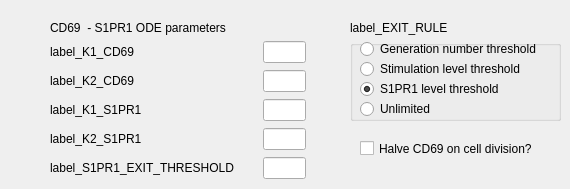
          <widget class="QWidget" name="tab_CD69">
           <attribute name="title">
            <string>CD69 - S1PR1</string>
           </attribute>
           <widget class="QWidget" name="gridLayoutWidget_8">
            <property name="geometry">
             <rect>
              <x>50</x>
              <y>40</y>
              <width>256</width>
              <height>140</height>
             </rect>
            </property>
            <layout class="QGridLayout" name="gridLayout_CD69">
             <item row="0" column="2">
              <widget class="QLineEdit" name="line_K1_CD69">
               <property name="maximumSize">
                <size>
                 <width>60</width>
                 <height>16777215</height>
                </size>
               </property>
               <property name="alignment">
                <set>Qt::AlignRight|Qt::AlignTrailing|Qt::AlignVCenter</set>
               </property>
              </widget>
             </item>
             <item row="1" column="0">
              <widget class="QMyLabel" name="label_K2_CD69">
               <property name="maximumSize">
                <size>
                 <width>120</width>
                 <height>16777215</height>
                </size>
               </property>
               <property name="text">
                <string>label_K2_CD69</string>
               </property>
              </widget>
             </item>
             <item row="1" column="2">
              <widget class="QLineEdit" name="line_K2_CD69">
               <property name="maximumSize">
                <size>
                 <width>60</width>
                 <height>16777215</height>
                </size>
               </property>
               <property name="alignment">
                <set>Qt::AlignRight|Qt::AlignTrailing|Qt::AlignVCenter</set>
               </property>
              </widget>
             </item>
             <item row="2" column="0">
              <widget class="QMyLabel" name="label_K1_S1PR1">
               <property name="maximumSize">
                <size>
                 <width>120</width>
                 <height>16777215</height>
                </size>
               </property>
               <property name="text">
                <string>label_K1_S1PR1</string>
               </property>
              </widget>
             </item>
             <item row="2" column="2">
              <widget class="QLineEdit" name="line_K1_S1PR1">
               <property name="maximumSize">
                <size>
                 <width>60</width>
                 <height>16777215</height>
                </size>
               </property>
               <property name="alignment">
                <set>Qt::AlignRight|Qt::AlignTrailing|Qt::AlignVCenter</set>
               </property>
              </widget>
             </item>
             <item row="3" column="0">
              <widget class="QMyLabel" name="label_K2_S1PR1">
               <property name="maximumSize">
                <size>
                 <width>120</width>
                 <height>16777215</height>
                </size>
               </property>
               <property name="text">
                <string>label_K2_S1PR1</string>
               </property>
              </widget>
             </item>
             <item row="3" column="2">
              <widget class="QLineEdit" name="line_K2_S1PR1">
               <property name="maximumSize">
                <size>
                 <width>60</width>
                 <height>16777215</height>
                </size>
               </property>
               <property name="alignment">
                <set>Qt::AlignRight|Qt::AlignTrailing|Qt::AlignVCenter</set>
               </property>
              </widget>
             </item>
             <item row="0" column="0">
              <widget class="QMyLabel" name="label_K1_CD69">
               <property name="maximumSize">
                <size>
                 <width>120</width>
                 <height>16777215</height>
                </size>
               </property>
               <property name="text">
                <string>label_K1_CD69</string>
               </property>
              </widget>
             </item>
             <item row="0" column="1">
              <spacer name="horizontalSpacer_16">
               <property name="orientation">
                <enum>Qt::Horizontal</enum>
               </property>
               <property name="sizeHint" stdset="0">
                <size>
                 <width>40</width>
                 <height>20</height>
                </size>
               </property>
              </spacer>
             </item>
             <item row="1" column="1">
              <spacer name="horizontalSpacer_25">
               <property name="orientation">
                <enum>Qt::Horizontal</enum>
               </property>
               <property name="sizeHint" stdset="0">
                <size>
                 <width>40</width>
                 <height>20</height>
                </size>
               </property>
              </spacer>
             </item>
             <item row="2" column="1">
              <spacer name="horizontalSpacer_26">
               <property name="orientation">
                <enum>Qt::Horizontal</enum>
               </property>
               <property name="sizeHint" stdset="0">
                <size>
                 <width>40</width>
                 <height>20</height>
                </size>
               </property>
              </spacer>
             </item>
             <item row="3" column="1">
              <spacer name="horizontalSpacer_27">
               <property name="orientation">
                <enum>Qt::Horizontal</enum>
               </property>
               <property name="sizeHint" stdset="0">
                <size>
                 <width>40</width>
                 <height>20</height>
                </size>
               </property>
              </spacer>
             </item>
             <item row="4" column="0">
              <widget class="QMyLabel" name="label_S1PR1_EXIT_THRESHOLD">
               <property name="text">
                <string>label_S1PR1_EXIT_THRESHOLD</string>
               </property>
              </widget>
             </item>
             <item row="4" column="2">
              <widget class="QLineEdit" name="line_S1PR1_EXIT_THRESHOLD">
               <property name="maximumSize">
                <size>
                 <width>60</width>
                 <height>16777215</height>
                </size>
               </property>
               <property name="alignment">
                <set>Qt::AlignRight|Qt::AlignTrailing|Qt::AlignVCenter</set>
               </property>
              </widget>
             </item>
             <item row="4" column="1">
              <spacer name="horizontalSpacer_52">
               <property name="orientation">
                <enum>Qt::Horizontal</enum>
               </property>
               <property name="sizeHint" stdset="0">
                <size>
                 <width>40</width>
                 <height>20</height>
                </size>
               </property>
              </spacer>
             </item>
            </layout>
           </widget>
           <widget class="QLabel" name="label_CD69S1PR1">
            <property name="geometry">
             <rect>
              <x>50</x>
              <y>20</y>
              <width>201</width>
              <height>16</height>
             </rect>
            </property>
            <property name="text">
             <string>CD69  - S1PR1 ODE parameters</string>
            </property>
           </widget>
           <widget class="QGroupBox" name="groupBox_TEST">
            <property name="geometry">
             <rect>
              <x>350</x>
              <y>40</y>
              <width>211</width>
              <height>81</height>
             </rect>
            </property>
            <property name="title">
             <string/>
            </property>
            <widget class="QRadioButton" name="rbut_EXIT_RULE_0">
             <property name="geometry">
              <rect>
               <x>10</x>
               <y>0</y>
               <width>201</width>
               <height>18</height>
              </rect>
             </property>
             <property name="text">
              <string>Generation number threshold</string>
             </property>
             <property name="checked">
              <bool>false</bool>
             </property>
             <attribute name="buttonGroup">
              <string>buttonGroup_EXIT_RULE</string>
             </attribute>
            </widget>
            <widget class="QRadioButton" name="rbut_EXIT_RULE_1">
             <property name="geometry">
              <rect>
               <x>10</x>
               <y>20</y>
               <width>181</width>
               <height>18</height>
              </rect>
             </property>
             <property name="text">
              <string>Stimulation level threshold</string>
             </property>
             <attribute name="buttonGroup">
              <string>buttonGroup_EXIT_RULE</string>
             </attribute>
            </widget>
            <widget class="QRadioButton" name="rbut_EXIT_RULE_2">
             <property name="geometry">
              <rect>
               <x>10</x>
               <y>40</y>
               <width>171</width>
               <height>18</height>
              </rect>
             </property>
             <property name="text">
              <string>S1PR1 level threshold</string>
             </property>
             <property name="checked">
              <bool>true</bool>
             </property>
             <attribute name="buttonGroup">
              <string>buttonGroup_EXIT_RULE</string>
             </attribute>
            </widget>
            <widget class="QRadioButton" name="rbut_EXIT_RULE_3">
             <property name="geometry">
              <rect>
               <x>10</x>
               <y>60</y>
               <width>82</width>
               <height>18</height>
              </rect>
             </property>
             <property name="text">
              <string>Unlimited</string>
             </property>
             <attribute name="buttonGroup">
              <string>buttonGroup_EXIT_RULE</string>
             </attribute>
            </widget>
           </widget>
           <widget class="QMyLabel" name="label_EXIT_RULE">
            <property name="geometry">
             <rect>
              <x>350</x>
              <y>20</y>
              <width>191</width>
              <height>16</height>
             </rect>
            </property>
            <property name="text">
             <string>label_EXIT_RULE</string>
            </property>
           </widget>
           <widget class="QCheckBox" name="cbox_HALVE_CD69">
            <property name="geometry">
             <rect>
              <x>360</x>
              <y>140</y>
              <width>201</width>
              <height>17</height>
             </rect>
            </property>
            <property name="text">
             <string>Halve CD69 on cell division?</string>
            </property>
           </widget>
          </widget>
